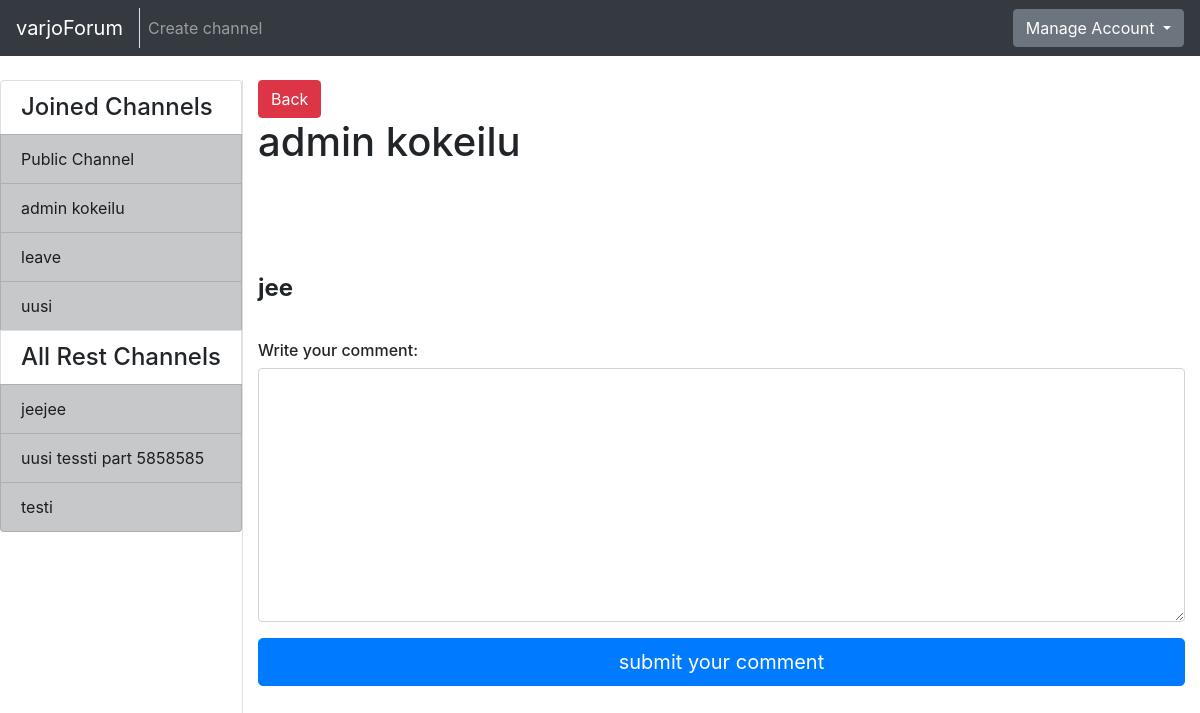
The page /channels/message/3/1/ (signed in) on the database as committed earlier.
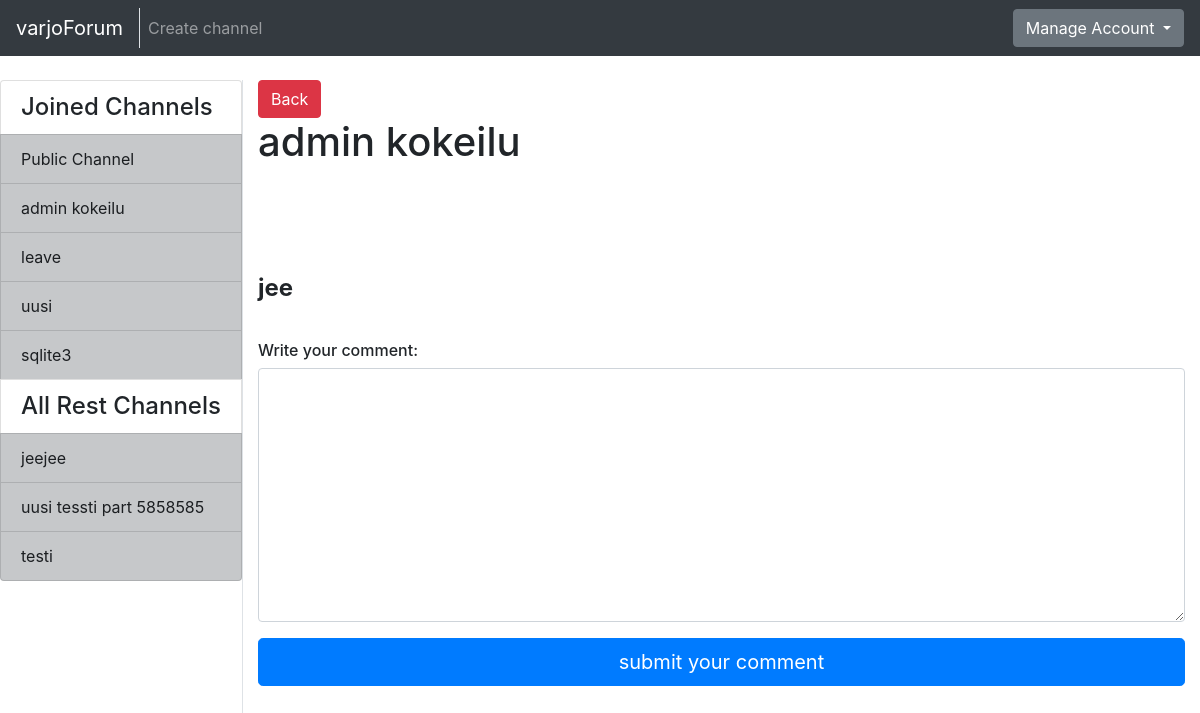
The same page on the database as committed later.
### application/channels/models.py (models this page shows, shortened)
class Channel(Base):
    name = db.Column(db.String(144), nullable=False)
    introduction = db.Column(db.Text, nullable=False)
    master_id = db.Column(db.Integer, nullable=False)
    messages = db.relationship("Message", backref='Channel', lazy=True)
    accounts = db.relationship('Account', secondary=accounts, lazy='subquery',
        backref=db.backref('channels', lazy=True))
    @staticmethod
    def get_my_channels(account_id):
        stmt = text("SELECT Channel.id, Channel.name"
                    " FROM Channel, Account, Accounts"
                    " WHERE Channel.id = Accounts.channel_id"
                    " AND Account.id = Accounts.account_id"
                    " AND Account.id = :account_id").params(account_id=account_id)
        res = db.engine.execute(stmt)
        response = []
        for row in res:
            response.append({"channel_id":row[0], "channel_name":row[1]})
        return response
    @staticmethod
    def get_channels_where_not_in(account_id):
        stmt = text("SELECT channel.id, channel.name"
                    " FROM Channel"
                    " WHERE Channel.id NOT IN ("
                        " SELECT Channel.id"
                            " FROM Channel, Account, Accounts"
                            " WHERE Channel.id = Accounts.channel_id"
                            " AND Account.id = Accounts.account_id"
                            " AND Account.id = :account_id"
                    " )").params(account_id=account_id)
        res = db.engine.execute(stmt)
        response = []
        for row in res:
            response.append({"id":row[0], "name":row[1]})
        return response

### application/messages/views.py (the view)
@app.route("/channels/message/<channel_id>/<message_id>/", methods=["GET"])
@login_required
def message_index(channel_id, message_id):
    c = Channel.query.get(channel_id)
    m = Message.query.get(message_id)
    comments = []
    if m is not None:
        comments = m.comments
    return render_template("messages/message.html", channel = c, message = m, comments = comments, messageform=MessageForm(),
        all_channels = Channel.get_channels_where_not_in(current_user.id), my_channels = Channel.get_my_channels(current_user.id))

### application/messages/forms.py
class MessageForm(FlaskForm):
  body = TextAreaField("Write your message: ", [validators.length(min=2)])
  class Meta:
    csrf = False

### application/__init__.py (called while the page is built)
@login_manager.user_loader
def load_user(account_id):
  return Account.query.get(account_id)

### application/templates/messages/message.html (shortened to what this page needs)
{% extends "layout.html" %}
{% block body %}
  <a href="{{ url_for('one_channel_index', channel_id=channel.id, sort='first') }}">
    <button type="submit" class="btn btn-danger">Back</button>
  </a>
<h1 style="padding-bottom: 100px">{{ channel.name }}</h1>
<h4><b>{{ message.body }}</b></h4>
<form method="POST" action="{{ url_for('message_new_comment', channel_id=channel.id, message_id=message.id) }}"
    name="messageform" style="padding-bottom: 100px; padding-top: 30px">
  <div class="form-group">
      <h6>Write your comment: </h6>
      {{ messageform.body(class="form-control", rows=10) }}
  </div>
  <button type="submit" class="btn btn-primary btn-lg btn-block" >submit your comment</button>
</form>
{% endblock %}

### application/templates/layout.html (shortened to what this page needs)
<!DOCTYPE html>
  <html>
    <head>
      <link rel="stylesheet" href="https://maxcdn.bootstrapcdn.com/bootstrap/4.0.0/css/bootstrap.min.css">
    </head>
    <body>
      <nav class="navbar navbar-expand-md navbar-dark bg-dark mb-4">
        <div class="border-right">
          <a class="navbar-brand" href="{{ url_for('index') }}">varjoForum</a>
        </div>
        <div class="collapse navbar-collapse" id="navbarCollapse">
          <ul class="navbar-nav mr-auto">
            {% if current_user.is_authenticated %}
              <li class="nav-item">
                <a class="nav-link" href="{{ url_for('channel_form') }}">Create channel</a>
              </li>
            {% endif %}
          </ul>
            <div class="btn-group">
              <button type="button" class="btn btn-secondary dropdown-toggle" data-toggle="dropdown" aria-haspopup="true" aria-expanded="false">
                {% if current_user.is_authenticated %}
                  Manage Account
                {% else %}
                  Login
                {% endif %}
              </button>
            </div>
        </div>
      </nav>
      <div class="container-fluid" >
        <div class="row">
            <div class="border-right">
              <div class="col-sx" >
                <div style="float: left">
                  <div class="list-group">
                  {% if current_user.is_authenticated %}
                    {% if my_channels %}
                    <h4 class="list-group-item">Joined Channels</h4>
                    {% endif %}
                    {% for my_channel in my_channels %}
                        <a href="{{ url_for('one_channel_index', channel_id=my_channel.channel_id, sort='first') }}"
                            class="list-group-item list-group-item-action list-group-item-dark">
                        {{ my_channel.channel_name }}
                        </a>
                    {% endfor %}
                    <h4 class="list-group-item">All Rest Channels</h4>
                {% else %}
                {% if all_channels %}
                <h4 class="list-group-item">All Channels</h4>
                {% endif %}
                {% endif %}
                {% for channel in all_channels %}
                <a href="{{ url_for('one_channel_index', channel_id=channel.id, sort='first') }}"
                    class="list-group-item list-group-item-action list-group-item-dark">
                  {{ channel.name }}
                </a>
                {% endfor %}
              </div>
              </div>
              </div>
          </div>
          <div class="col">
            {% block body %}{% endblock %}
          </div>
        </div>
    </body>
  </html>

Rows that differ between the two databases and show on the page:
added Channel: channel_name "sqlite3", shown under "Joined Channels"
